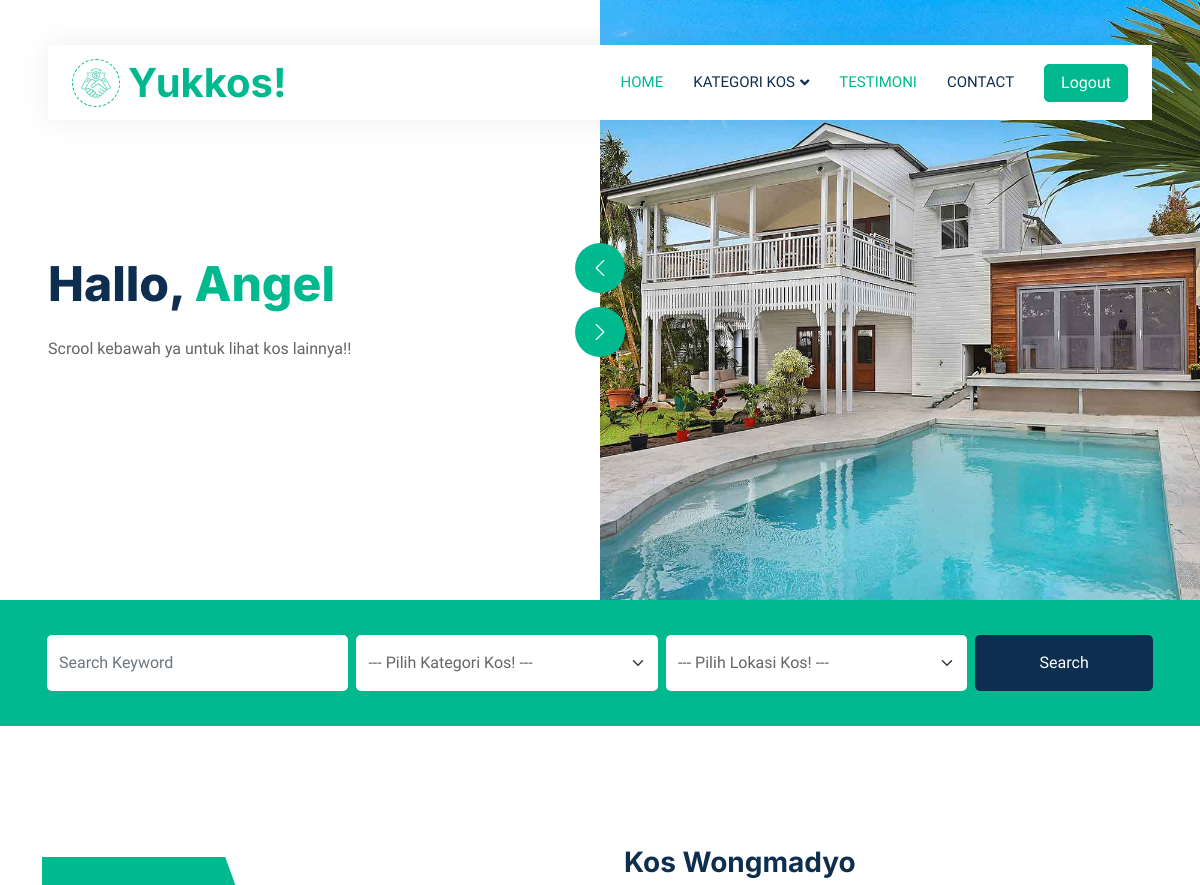
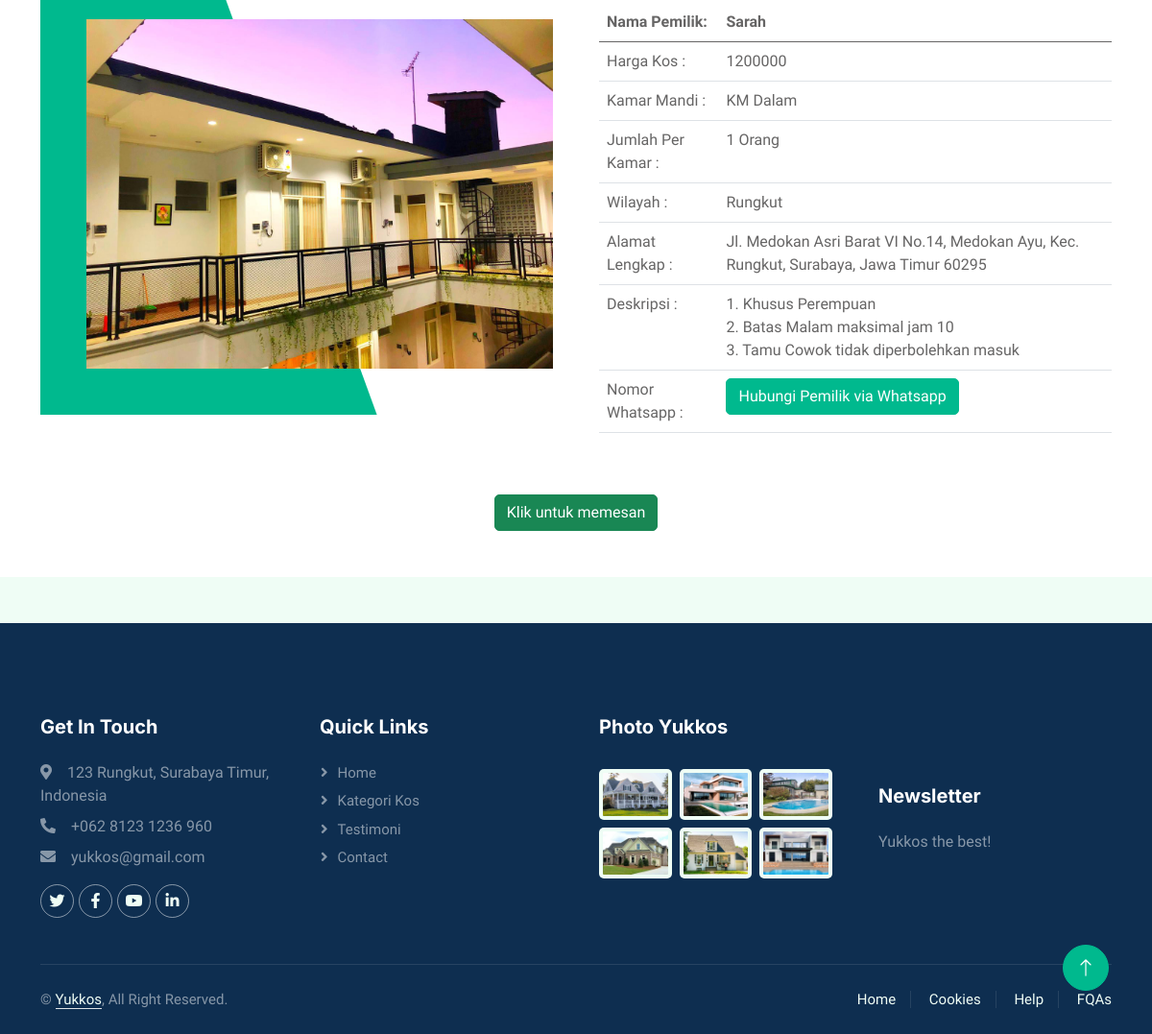
Screenshot of /transaksi.php?id_kos=1 with the database file from the repository (2 pictures, top to bottom).
### tables this page shows
CREATE TABLE `tb_kos` (
  `id_kos` int(11) NOT NULL,
  `NamaKos` varchar(100) NOT NULL,
  `NamaPemilik` varchar(100) NOT NULL,
  `HargaKos` decimal(10,0) NOT NULL,
  `KamarMandi` varchar(100) NOT NULL,
  `JumlahPerkamar` varchar(100) NOT NULL,
  `KategoriKos` varchar(100) NOT NULL,
  `Wilayah` varchar(100) NOT NULL,
  `Alamat` text NOT NULL,
  `Deskripsi` text NOT NULL,
  `Gambar` blob NOT NULL
);

### transaksi.php (the view, shortened to what this page needs)
<!DOCTYPE html>
<html lang="en">
<head>
    <link href="https://cdnjs.cloudflare.com/ajax/libs/font-awesome/5.10.0/css/all.min.css" rel="stylesheet">
    <link href="https://cdn.jsdelivr.net/npm/bootstrap-icons@1.4.1/font/bootstrap-icons.css" rel="stylesheet">
    <link href="lib/animate/animate.min.css" rel="stylesheet">
    <link href="lib/owlcarousel/assets/owl.carousel.min.css" rel="stylesheet">
    <link href="css/bootstrap.min.css" rel="stylesheet">
    <link href="css/style.css" rel="stylesheet">
</head>
<body>
    <div class="container-xxl bg-white p-0">
        <div class="container-fluid nav-bar bg-transparent">
            <nav class="navbar navbar-expand-lg bg-white navbar-light py-0 px-4">
                <a href="beranda.php" class="navbar-brand d-flex align-items-center text-center">
                    <div class="icon p-2 me-2">
                        <img class="img-fluid" src="img/icon-deal.png" alt="Icon" style="width: 30px; height: 30px;">
                    </div>
                    <h1 class="m-0 text-primary">Yukkos!</h1>
                </a>
                <div class="collapse navbar-collapse" id="navbarCollapse">
                    <div class="navbar-nav ms-auto">
                        <a href="beranda.php" class="nav-item nav-link active">Home</a>
                        <div class="nav-item dropdown">
                            <a href="" class="nav-link dropdown-toggle" data-bs-toggle="dropdown">Kategori Kos</a>
                        </div>
                        <a href="testimoni.php" class="nav-item nav-link active">Testimoni</a>
                        <a href="contact.php" class="nav-item nav-link">Contact</a>
                    </div class="nav-item dropdown">
                    <form action="logout.php" method="post">
                        <button type="submit" class="btn btn-primary px-3 d-none d-lg-flex">Logout</button>
                    </form>
                </div>
            </nav>
        </div>
        <div class="container-fluid header bg-white p-0">
            <div class="row g-0 align-items-center flex-column-reverse flex-md-row">
                <div class="col-md-6 p-5 mt-lg-5">
                    <h1 class="display-5 animated fadeIn mb-4">Hallo, <span class="text-primary">Angel</span></h1>
                    <p class="animated fadeIn mb-4 pb-2">Scrool kebawah ya untuk lihat kos lainnya!!</p>
                </div>
                <div class="col-md-6 animated fadeIn">
                    <div class="owl-carousel header-carousel">
                        <div class="owl-carousel-item">
                            <img class="img-fluid" src="img/carousel-1.jpg" alt="">
                        </div>
                    </div>
                </div>
            </div>
        </div>
        <div class="container-fluid bg-primary mb-5 wow fadeIn" data-wow-delay="0.1s" style="padding: 35px;">
            <div class="container">
                <div class="row g-2">
                    <div class="col-md-10">
                        <div class="row g-2">
                            <div class="col-md-4">
                                <input type="text" class="form-control border-0 py-3" placeholder="Search Keyword">
                            </div>
                            <div class="col-md-4">
                                <select class="form-select border-0 py-3">
                                    <option selected>--- Pilih Kategori Kos! ---</option>
                                </select>
                            </div>
                            <div class="col-md-4">
                                <select class="form-select border-0 py-3">
                                    <option selected>--- Pilih Lokasi Kos! ---</option>
                                </select>
                            </div>
                        </div>
                    </div>
                    <div class="col-md-2">
                        <button class="btn btn-dark border-0 w-100 py-3">Search</button>
                    </div>
                </div>
            </div>
        </div>
        <div class="container-xxl py-5">
            <div class="container">
                <div class="row g-5 align-items-center">
                    <?php
                    include ("koneksi.php");
                    $id_kos = isset($_GET['id_kos']) ? $_GET['id_kos'] : '';
                    $id_kos = mysqli_real_escape_string($koneksi, $id_kos);
                    $sql="SELECT * FROM tb_kos WHERE id_kos='$id_kos'";
                    $hasil = mysqli_query($koneksi, $sql);
                    $nomorWhatsapp = "085706297929";
                    $waUrl = "https://api.whatsapp.com/send?phone=" . $nomorWhatsapp;
                    $row = $hasil->fetch_assoc();
                    ?>
                    <div class="col-lg-6 wow fadeIn" data-wow-delay="0.1s">
                        <div class="about-img position-relative overflow-hidden p-5 pe-0">
                            <img class="img-fluid w-100" src="img/kos.jpeg">
                        </div>
                    </div>
                    <div class="col-lg-6 wow fadeIn" data-wow-delay="0.5s">
                        <table class="table">
                            <h3>
                                <?php echo $row['NamaKos'] ?>
                            </h3>
                            <thead>
                                <tr>
                                    <th>Nama Pemilik: </th>
                                    <th>
                                        <?php echo $row['NamaPemilik'] ?>
                                    </th>
                                </tr>
                            </thead>
                            <tbody>
                                <tr>
                                    <td>Harga Kos :</td>
                                    <td>
                                        <?php echo $row['HargaKos'] ?>
                                    </td>
                                </tr>
                                <tr>
                                    <td>Kamar Mandi :</td>
                                    <td>
                                        <?php echo $row['KamarMandi'] ?>
                                    </td>
                                </tr>
                                <tr>
                                    <td>Jumlah Per Kamar :</td>
                                    <td>
                                        <?php echo $row['JumlahPerkamar'] ?>
                                    </td>
                                </tr>
                                <tr>
                                    <td>Wilayah :</td>
                                    <td>
                                        <?php echo $row['Wilayah'] ?>
                                    </td>
                                </tr>
                                <tr>
                                    <td>Alamat Lengkap :</td>
                                    <td>
                                        <?php echo $row['Alamat'] ?>
                                    </td>
                                </tr>
                                <tr>
                                    <td>Deskripsi :</td>
                                    <td>
                                        <?php echo $row['Deskripsi'] ?>
                                    </td>
                                </tr>
                                <tr>
                                    <td>Nomor Whatsapp :</td>
                                    <td>
                                        <?php echo '<a href="' . $waUrl . '" target="_blank" class="btn btn-primary">Hubungi Pemilik via Whatsapp</a>';
                                    ?>
                                    </td>
                                </tr>
                            </tbody>
                        </table>
                    </div>
                    <center>
                        <div class="col-12 col-md-6 text-center text-md-right" data-aos="fade-up" data-aos-delay="200">
                            <a href="FormCheckout.php?id_kos=<?php echo $id_kos; ?>" class="btn btn-success center">Klik untuk memesan</a>
                        </div>
                    </center>
                </div>
            </div>
        </div>
    </div>
        <div class="container-fluid bg-dark text-white-50 footer pt-5 mt-5 wow fadeIn" data-wow-delay="0.1s">
            <div class="container py-5">
                <div class="row g-5">
                    <div class="col-lg-3 col-md-6">
                        <h5 class="text-white mb-4">Get In Touch</h5>
                        <p class="mb-2"><i class="fa fa-map-marker-alt me-3"></i>123 Rungkut, Surabaya Timur, Indonesia
                        </p>
                        <p class="mb-2"><i class="fa fa-phone-alt me-3"></i>+062 8123 1236 960</p>
                        <p class="mb-2"><i class="fa fa-envelope me-3"></i>yukkos@gmail.com</p>
                        <div class="d-flex pt-2">
                            <a class="btn btn-outline-light btn-social" href=""><i class="fab fa-twitter"></i></a>
                            <a class="btn btn-outline-light btn-social" href=""><i class="fab fa-facebook-f"></i></a>
                            <a class="btn btn-outline-light btn-social" href=""><i class="fab fa-youtube"></i></a>
                            <a class="btn btn-outline-light btn-social" href=""><i class="fab fa-linkedin-in"></i></a>
                        </div>
                    </div>
                    <div class="col-lg-3 col-md-6">
                        <h5 class="text-white mb-4">Quick Links</h5>
                        <a class="btn btn-link text-white-50" href="">Home</a>
                        <a class="btn btn-link text-white-50" href="">Kategori Kos</a>
                        <a class="btn btn-link text-white-50" href="">Testimoni</a>
                        <a class="btn btn-link text-white-50" href="">Contact</a>
                    </div>
                    <div class="col-lg-3 col-md-6">
                        <h5 class="text-white mb-4">Photo Yukkos</h5>
                        <div class="row g-2 pt-2">
                            <div class="col-4">
                                <img class="img-fluid rounded bg-light p-1" src="img/property-1.jpg" alt="">
                            </div>
                            <div class="col-4">
                                <img class="img-fluid rounded bg-light p-1" src="img/property-2.jpg" alt="">
                            </div>
                            <div class="col-4">
                                <img class="img-fluid rounded bg-light p-1" src="img/property-3.jpg" alt="">
                            </div>
                            <div class="col-4">
                                <img class="img-fluid rounded bg-light p-1" src="img/property-4.jpg" alt="">
                            </div>
                            <div class="col-4">
                                <img class="img-fluid rounded bg-light p-1" src="img/property-5.jpg" alt="">
                            </div>
                            <div class="col-4">
                                <img class="img-fluid rounded bg-light p-1" src="img/property-6.jpg" alt="">
                            </div>
                        </div>
                    </div>
                    <div class="col-lg-3 col-md-6">
                        <h5 class="text-white mb-4"><br><br><br>Newsletter</h5>
                        <p>Yukkos the best!</p>
                    </div>
                </div>
            </div>
            <div class="container">
                <div class="copyright">
                    <div class="row">
                        <div class="col-md-6 text-center text-md-start mb-3 mb-md-0">
                            &copy; <a class="border-bottom" href="#">Yukkos</a>, All Right Reserved.
                        </div>
                        <div class="col-md-6 text-center text-md-end">
                            <div class="footer-menu">
                                <a href="">Home</a>
                                <a href="">Cookies</a>
                                <a href="">Help</a>
                                <a href="">FQAs</a>
                            </div>
                        </div>
                    </div>
                </div>
            </div>
        </div>
        <a href="#" class="btn btn-lg btn-primary btn-lg-square back-to-top"><i class="bi bi-arrow-up"></i></a>
</body>
</html>

### css/style.css (style rules this page uses)
:root { --primary: #00B98E; --secondary: #FF6922; --light: #EFFDF5; --dark: #0E2E50; }
.back-to-top { position: fixed; display: none; right: 45px; bottom: 45px; z-index: 99; }
.btn { transition: .5s; }
.btn.btn-primary, .btn.btn-secondary { color: #FFFFFF; }
.btn-lg-square { width: 48px; height: 48px; }
.btn-square, .btn-sm-square, .btn-lg-square { padding: 0; display: flex; align-items: center; justify-content: center; font-weight: normal; border-radius: 50px; }
.nav-bar { position: relative; margin-top: 45px; padding: 0 3rem; transition: .5s; z-index: 9999; }
.navbar { box-shadow: 0 0 30px rgba(0, 0, 0, .08); }
.navbar .dropdown-toggle::after { border: none; content: "\f107"; font-family: "Font Awesome 5 Free"; font-weight: 900; vertical-align: middle; margin-left: 5px; transition: .5s; }
.navbar-light .navbar-nav .nav-link { margin-right: 30px; padding: 25px 0; color: #FFFFFF; font-size: 15px; text-transform: uppercase; outline: none; }
.navbar-light .navbar-nav .nav-link:hover, .navbar-light .navbar-nav .nav-link.active { color: var(--primary); }
.navbar-light .navbar-brand { height: 75px; }
.navbar-light .navbar-nav .nav-link { color: var(--dark); font-weight: 500; }
@media (min-width: 992px) { .header { margin-top: -120px; } }
.icon { padding: 15px; display: inline-flex; align-items: center; justify-content: center; background: #FFFFFF !important; border-radius: 50px; border: 1px dashed var(--primary) !important; }
.about-img img { position: relative; z-index: 2; }
.about-img::before { position: absolute; content: ""; top: 0; left: -50%; width: 100%; height: 100%; background: var(--primary); transform: skew(20deg); z-index: 1; }
.footer .btn.btn-social { margin-right: 5px; width: 35px; height: 35px; display: flex; align-items: center; justify-content: center; color: var(--light); border: 1px solid rgba(255,255,255,0.5); border-radius: 35px; transition: .3s; }
.footer .btn.btn-link { display: block; margin-bottom: 5px; padding: 0; text-align: left; font-size: 15px; font-weight: normal; text-transform: capitalize; transition: .3s; }
.footer .btn.btn-link::before { position: relative; content: "\f105"; font-family: "Font Awesome 5 Free"; font-weight: 900; margin-right: 10px; }
.footer .copyright { padding: 25px 0; font-size: 15px; border-top: 1px solid rgba(256, 256, 256, .1); }
.footer .copyright a { color: var(--light); }
.footer .footer-menu a { margin-right: 15px; padding-right: 15px; border-right: 1px solid rgba(255, 255, 255, .1); }
.footer .footer-menu a:last-child { margin-right: 0; padding-right: 0; border-right: none; }

### rows the page displays
tb_kos: NamaKos "Kos Wongmadyo", NamaPemilik "Sarah", HargaKos "1200000", KamarMandi "KM Dalam", JumlahPerkamar "1 Orang", Wilayah "Rungkut", Alamat "Jl. Medokan Asri Barat VI No.14, Medokan Ayu, Kec. Rungkut, Surabaya, Jawa Timur 60295", Deskripsi "1. Khusus Perempuan 2. Batas Malam maksimal jam 10 3. Tamu Cowok tidak diperbolehkan masuk"
